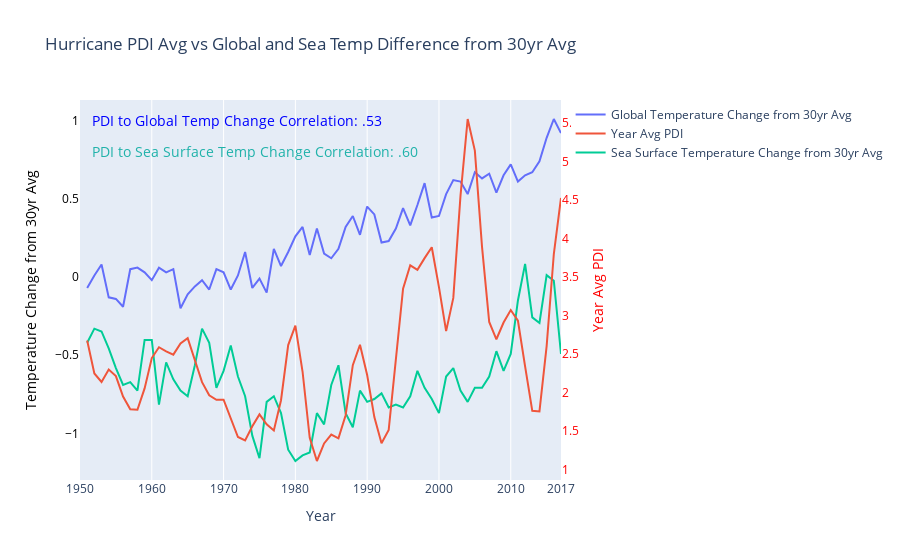

Notebook code for this chart:
### Code cell
year = temp_int['Year']
temp = temp_int['Annual Mean Temp C']
pdi = temp_int['PDI']
sea_surf_temp = sea_temp['Annual Anomaly (F)']

fig = go.Figure()

# Add the line for "Annual Mean Temp C" to the figure
fig.add_trace(go.Scatter(x=year, y=temp, mode='lines', name='Global Temperature Change from 30yr Avg', yaxis='y1'))

# Add the line for "PDI" to the figure
fig.add_trace(go.Scatter(x=year, y=pdi, mode='lines', name='Year Avg PDI', yaxis='y2'))

fig.add_trace(go.Scatter(x=year, y=sea_surf_temp, name = 'Sea Surface Temperature Change from 30yr Avg', yaxis= 'y1'))

# Update layout to create the dual-axis effect

ticks = ['1950','1960','1970','1980','1990','2000','2010','2017']

correlation_text_lo_temp = go.layout.Annotation(
    text="PDI to Global Temp Change Correlation: .53",
    x=1950,
    y=1,
    showarrow=False,
    xanchor="left",
    xshift=10,
    font=dict(size=14, color = 'blue')
)
fig.add_annotation(correlation_text_lo_temp)

correlation_text_ss_temp = go.layout.Annotation(
    text="PDI to Sea Surface Temp Change Correlation: .60",
    x=1950,
    y=.8,
    showarrow=False,
    xanchor="left",
    xshift=10,
    font=dict(size=14,color ='LightSeaGreen')
)
fig.add_annotation(correlation_text_ss_temp)

fig.update_layout(
    title='Hurricane PDI Avg vs Global and Sea Temp Difference from 30yr Avg',
    xaxis=dict(title='Year', tickmode='array', tickvals= ticks, ticktext=ticks),
    yaxis=dict(title='Temperature Change from 30yr Avg', side='left', showgrid=False, zeroline=False, color = 'black'),
    yaxis2=dict(title='Year Avg PDI', side='right', overlaying='y', showgrid=False, zeroline=False, color = 'red'),
)

fig.show()

### Figure 1 — Plotly figure (JSON) as saved in the notebook; plotly's stock layout.template omitted (floating-point values rounded to 4 significant figures; data arrays with more than 128 entries replaced by an {"elided": "..."} marker saying what was removed)
{"data": [{"mode": "lines", "name": "Global Temperature Change from 30yr Avg", "type": "scatter", "x": [1951, 1952, 1953, 1954, 1955, 1956, 1957, 1958, 1959, 1960, 1961, 1962, 1963, 1964, 1965, 1966, 1967, 1968, 1969, 1970, 1971, 1972, 1973, 1974, 1975, 1976, 1977, 1978, 1979, 1980, 1981, 1982, 1983, 1984, 1985, 1986, 1987, 1988, 1989, 1990, 1991, 1992, 1993, 1994, 1995, 1996, 1997, 1998, 1999, 2000, 2001, 2002, 2003, 2004, 2005, 2006, 2007, 2008, 2009, 2010, 2011, 2012, 2013, 2014, 2015, 2016, 2017], "y": [-0.07, 0.01, 0.08, -0.13, -0.14, -0.19, 0.05, 0.06, 0.03, -0.02, 0.06, 0.03, 0.05, -0.2, -0.11, -0.06, -0.02, -0.08, 0.05, 0.03, -0.08, 0.01, 0.16, -0.07, -0.01, -0.1, 0.18, 0.07, 0.16, 0.26, 0.32, 0.14, 0.31, 0.15, 0.12, 0.18, 0.32, 0.39, 0.27, 0.45, 0.4, 0.22, 0.23, 0.31, 0.44, 0.33, 0.46, 0.6, 0.38, 0.39, 0.53, 0.62, 0.61, 0.53, 0.67, 0.63, 0.66, 0.54, 0.65, 0.72, 0.61, 0.65, 0.67, 0.74, 0.89, 1.01, 0.92], "yaxis": "y"}, {"mode": "lines", "name": "Year Avg PDI", "type": "scatter", "x": [1951, 1952, 1953, 1954, 1955, 1956, 1957, 1958, 1959, 1960, 1961, 1962, 1963, 1964, 1965, 1966, 1967, 1968, 1969, 1970, 1971, 1972, 1973, 1974, 1975, 1976, 1977, 1978, 1979, 1980, 1981, 1982, 1983, 1984, 1985, 1986, 1987, 1988, 1989, 1990, 1991, 1992, 1993, 1994, 1995, 1996, 1997, 1998, 1999, 2000, 2001, 2002, 2003, 2004, 2005, 2006, 2007, 2008, 2009, 2010, 2011, 2012, 2013, 2014, 2015, 2016, 2017], "y": [2.678, 2.249, 2.138, 2.301, 2.216, 1.95, 1.783, 1.778, 2.056, 2.449, 2.59, 2.535, 2.494, 2.638, 2.707, 2.419, 2.136, 1.966, 1.907, 1.908, 1.677, 1.424, 1.379, 1.563, 1.718, 1.589, 1.508, 1.902, 2.618, 2.871, 2.275, 1.413, 1.112, 1.34, 1.456, 1.406, 1.708, 2.357, 2.622, 2.229, 1.683, 1.343, 1.516, 2.41, 3.35, 3.654, 3.596, 3.747, 3.889, 3.371, 2.8, 3.231, 4.555, 5.554, 5.144, 3.894, 2.918, 2.694, 2.911, 3.073, 2.934, 2.342, 1.764, 1.756, 2.605, 3.8, 4.53], "yaxis": "y2"}, {"name": "Sea Surface Temperature Change from 30yr Avg", "type": "scatter", "x": [1951, 1952, 1953, 1954, 1955, 1956, 1957, 1958, 1959, 1960, 1961, 1962, 1963, 1964, 1965, 1966, 1967, 1968, 1969, 1970, 1971, 1972, 1973, 1974, 1975, 1976, 1977, 1978, 1979, 1980, 1981, 1982, 1983, 1984, 1985, 1986, 1987, 1988, 1989, 1990, 1991, 1992, 1993, 1994, 1995, 1996, 1997, 1998, 1999, 2000, 2001, 2002, 2003, 2004, 2005, 2006, 2007, 2008, 2009, 2010, 2011, 2012, 2013, 2014, 2015, 2016, 2017], "y": {"elided": "141 float values"}, "yaxis": "y"}], "layout": {"annotations": [{"font": {"color": "blue", "size": 14}, "showarrow": false, "text": "PDI to Global Temp Change Correlation: .53", "x": 1950, "xanchor": "left", "xshift": 10, "y": 1}, {"font": {"color": "LightSeaGreen", "size": 14}, "showarrow": false, "text": "PDI to Sea Surface Temp Change Correlation: .60", "x": 1950, "xanchor": "left", "xshift": 10, "y": 0.8}], "title": {"text": "Hurricane PDI Avg vs Global and Sea Temp Difference from 30yr Avg"}, "xaxis": {"tickmode": "array", "ticktext": ["1950", "1960", "1970", "1980", "1990", "2000", "2010", "2017"], "tickvals": ["1950", "1960", "1970", "1980", "1990", "2000", "2010", "2017"], "title": {"text": "Year"}}, "yaxis": {"color": "black", "showgrid": false, "side": "left", "title": {"text": "Temperature Change from 30yr Avg"}, "zeroline": false}, "yaxis2": {"color": "red", "overlaying": "y", "showgrid": false, "side": "right", "title": {"text": "Year Avg PDI"}, "zeroline": false}}}
